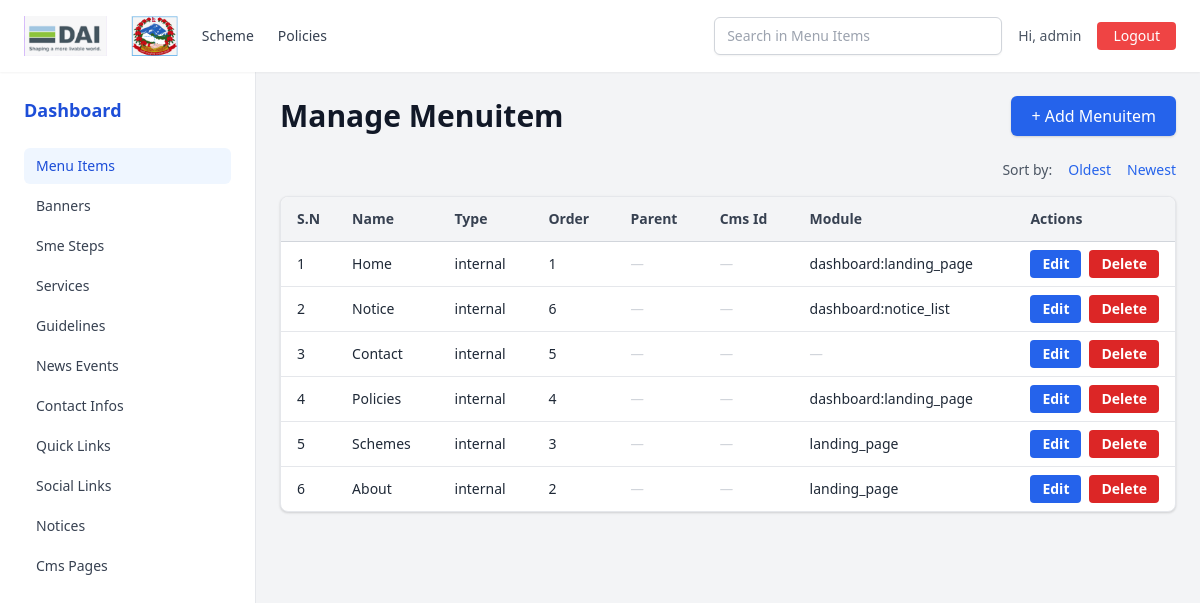
The page /dashboard/menuitem/ (signed in) on the database its author committed.
### dashboard/models.py (models this page shows, shortened)
class MenuItem(models.Model):
    name = models.CharField(max_length=100)
    type = models.CharField(max_length=10, choices=MENU_TYPE_CHOICES, default='internal')
    order = models.PositiveIntegerField(default=0)
    parent = models.ForeignKey('self', on_delete=models.CASCADE, null=True, blank=True, related_name='children')
    cms_id = models.ForeignKey('CMSPage', on_delete=models.SET_NULL, null=True, blank=True)
    module = models.CharField(max_length=100, blank=True, null=True, help_text="Named URL for internal pages")
    class Meta:
        ordering = ['order']
        verbose_name = "Menu Item"
        verbose_name_plural = "Menu Items"

### dashboard/views.py (the view)
# urls.py: path('dashboard/<str:model_name>/', login_required(views.model_list), name='model_list'),
@login_required
def model_list(request, model_name):
    model_info = get_all_models().get(model_name)
    if not model_info:
        return redirect('dashboard:dashboard_home')
    model = model_info['model']  # <-- extract the model class here
    search_query = request.GET.get('q', '')
    order_by = request.GET.get('order_by', '-id')
    queryset = model.objects.all().order_by(order_by)
    if search_query:
        fields = [f.name for f in model._meta.fields if f.get_internal_type() in ['CharField', 'TextField']]
        queries = Q()
        for field in fields:
            queries |= Q(**{f"{field}__icontains": search_query})
        queryset = queryset.filter(queries)
    paginator = Paginator(queryset, 10)
    page = request.GET.get('page')
    page_obj = paginator.get_page(page)
    all_fields = [f.name for f in model._meta.fields]
    has_is_active = 'is_active' in all_fields
    fields = [f for f in all_fields if f not in ('id', 'is_active', 'created_at', 'updated_at')]
    return render(request, 'adminDashboard/model_list.html', {
        'model': model,
        'objects': page_obj,
        'model_name': model_name,
        'current_model_name': model_name,
        'fields': fields,
        'has_is_active': has_is_active,
        'search_query': search_query,
        'verbose_name': model_info['verbose_name'],  # optionally pass for template
        'verbose_name_plural': model_info['verbose_name_plural'],  # optionally pass for template
    })

### dashboard/context_processors.py (called while the page is built)
def global_context(request):
    menu_items = MenuItem.objects.filter(parent=None).prefetch_related('children').order_by('order')
    quick_links = Quicklinks.objects.all()
    contact_infos = ContactInfo.objects.all()
    social_links = SocialLinks.objects.all()
    raw_models = get_all_models()
    models = {
        name: {
            'class': model_info['model'],
            'verbose_name': model_info['verbose_name_plural'].replace('_', ' ').title()
        }
        for name, model_info in raw_models.items()
    }
    return {
        'menu_items': menu_items,
        'quick_links': quick_links,
        'contact_infos': contact_infos,
        'social_links': social_links,
        'models': models,
    }

### dashboard/templatetags/dashboard_tags.py (called while the page is built)
@register.filter
def get_attr(obj, attr_name):
    return getattr(obj, attr_name, '')

@register.filter
def get_item(dictionary, key):
    return dictionary.get(key)

@register.filter
def snake_to_title(value):
    if not isinstance(value, str):
        return value
    value = value.replace('_', ' ')
    value = re.sub(r'(?<=[a-z])(?=[A-Z])', ' ', value)
    return value.title()

### dashboard/utils.py (called while the page is built)
def get_all_models(app_labels=['dashboard']):
    all_models = {}
    for label in app_labels:
        app_models = apps.get_app_config(label).get_models()
        for model in app_models:
            all_models[model.__name__.lower()] = {
                'model': model,
                'verbose_name': model._meta.verbose_name.title(),  # or capfirst
                'verbose_name_plural': model._meta.verbose_name_plural.title(),
            }
    return all_models

### dashboard/templates/adminDashboard/model_list.html (shortened to what this page needs)
{% extends "adminDashboard/baseadmin.html" %}
{% load dashboard_tags %}
{% load static %}
{% block content %}
<div class="flex items-center justify-between mb-6">
  <h1 class="text-3xl font-extrabold text-gray-900">Manage {{ model_name|snake_to_title }}</h1>
  <a href="{% url 'dashboard:model_add' model_name=model_name %}"
     class="inline-block px-5 py-2 bg-blue-600 text-white rounded-md shadow hover:bg-blue-700 transition">
    + Add {{ model_name|snake_to_title }}
  </a>
</div>
<div class="mb-4 flex justify-end space-x-4 text-sm text-gray-600">
  <span>Sort by:</span>
  <a href="?order_by=id" class="text-blue-600 hover:underline">Oldest</a>
  <a href="?order_by=-id" class="text-blue-600 hover:underline">Newest</a>
</div>
<div class="overflow-x-auto bg-white rounded-lg shadow border border-gray-200">
  <table class="min-w-full table-auto border-collapse text-gray-800">
    <thead>
      <tr class="bg-gray-100 text-left text-sm font-semibold text-gray-700 select-none">
        <th class="border-b border-gray-300 px-4 py-3 w-12">S.N</th>
        {% for field in fields %}
          <th class="border-b border-gray-300 px-4 py-3 capitalize whitespace-nowrap">{{ field|snake_to_title }}</th>
        {% endfor %}
        <th class="border-b border-gray-300 px-4 py-3 w-36">Actions</th>
      </tr>
    </thead>
    <tbody class="text-sm">
      {% for obj in objects %}
      <tr class="hover:bg-blue-50 cursor-pointer">
        <td class="border-t border-gray-200 px-4 py-2 font-medium">{{ forloop.counter0|add:objects.start_index }}</td>
        {% for field in fields %}
          {% with value=obj|get_attr:field %}
            <td class="border-t border-gray-200 px-4 py-2 max-w-xs truncate" title="{% if value %}{% if field == 'content' %}{{ value|striptags }}{% else %}{{ value }}{% endif %}{% endif %}">
              {% if value %}
                {% if value.url %}
                  {% if value|is_image_extension %}
                    <img src="{{ value.url }}" alt="{{ obj }}" class="inline-block h-8 w-8 rounded object-cover shadow" />
                  {% elif value|file_extension == ".pdf" %}
                    <a href="{{ value.url }}" target="_blank" class="text-blue-600 underline hover:text-blue-800">
                      📄 PDF Preview
                    </a>
                  {% else %}
                    <a href="{{ value.url }}" target="_blank" class="text-blue-600 underline hover:text-blue-800">
                      File
                    </a>
                  {% endif %}
                {% else %}
                  {% if field == 'content' %}
                    {{ value|striptags|truncatechars:70 }}
                  {% else %}
                    {% if value|stringformat:"s"|length > 70 %}
                      {{ value|stringformat:"s"|truncatechars:70 }}
                    {% else %}
                      {{ value }}
                    {% endif %}
                  {% endif %}
                {% endif %}
              {% else %}
                <span class="text-gray-300 italic">—</span>
              {% endif %}
            </td>
          {% endwith %}
        {% endfor %}
        <td class="border-t border-gray-200 px-4 py-2">
          <div class="flex space-x-2">
            <a href="{% url 'dashboard:model_edit' model_name=model_name pk=obj.pk %}"
               class="px-3 py-1 bg-blue-600 text-white rounded hover:bg-blue-700 transition text-sm font-semibold">
               Edit
            </a>
            <button
               class="deleteBtn px-3 py-1 bg-red-600 text-white rounded hover:bg-red-700 transition text-sm font-semibold"
               data-id="{{ obj.pk }}"
               data-name="{{ obj|get_attr:'name' }}"
               data-delete-url="{% url 'dashboard:model_delete' model_name=model_name pk=obj.pk %}"
               data-children-count="{{ obj.children.count|default:'0' }}">
               Delete
             </button>
          </div>
        </td>
      </tr>
      {% empty %}
      <tr>
        <td colspan="{{ fields|length|add:has_is_active|add:'2' }}" class="text-center px-6 py-4 text-gray-500">
          No {{ model_name|snake_to_title }} entries found.
        </td>
      </tr>
      {% endfor %}
    </tbody>
  </table>
</div>
{% endblock %}

### dashboard/templates/adminDashboard/baseadmin.html (shortened to what this page needs)
{% load static %}
{% load dashboard_tags %}
<!DOCTYPE html>
<html lang="en">
<head>
  <link href="https://cdn.jsdelivr.net/npm/tailwindcss@2.2.19/dist/tailwind.min.css" rel="stylesheet">
</head>
<body class="antialiased bg-gray-100 font-satoshi">
  <header class="bg-white shadow-sm w-full z-10 sticky top-0">
    <div class="w-full px-6 py-4 flex items-center justify-between">
      <div class="flex items-center space-x-6">
        <img src="{% static 'images/logos/main_logo.png' %}" alt="Logo 1" class="h-10">
        <img src="{% static 'images/logos/secondary_logo.png' %}" alt="Logo 2" class="h-10">
        <nav class="flex space-x-6 ml-6">
          <a href="#" class="text-sm text-gray-700 hover:text-blue-600 font-medium">Scheme</a>
          <a href="#" class="text-sm text-gray-700 hover:text-blue-600 font-medium">Policies</a>
        </nav>
      </div>
      <div class="flex items-center space-x-4">
        {% if current_model_name %}
          {% with models|get_item:current_model_name as current_model %}
            <form method="get" action="#" class="relative w-72">
              <input type="text" name="q" placeholder="Search in {{ current_model.verbose_name|default:'Application' }}"
                     class="w-full border border-gray-300 rounded-md px-3 py-2 text-sm
                            focus:ring focus:ring-blue-200 focus:outline-none
                            focus:border-blue-500 shadow-sm">
            </form>
          {% endwith %}
        {% endif %}
        {% if request.user.is_authenticated %}
          <p class="text-sm text-gray-600 mr-4">Hi, {{ request.user.username }}</p>
          <form method="post" action="{% url 'dashboard:logout' %}">
            <button type="submit"
                    class="px-4 py-1 bg-red-500 text-white rounded hover:bg-red-600 text-sm">
              Logout
            </button>
          </form>
        {% endif %}
      </div>
    </div>
  </header>
  <div class="flex">
    <aside class="w-64 bg-white h-screen p-6 border-r">
      <a href="{% url 'dashboard:dashboard_home' %}"
         class="text-lg font-semibold mb-6 block text-blue-700 hover:underline">
        Dashboard
      </a>
      <nav class="space-y-1">
        {% for name, info in models.items %}
          <a href="{% url 'dashboard:model_list' name %}"
             class="block px-3 py-2 rounded-md text-sm capitalize
                    {% if name == current_model_name %}
                      bg-blue-50 text-blue-700 font-medium
                    {% else %}
                      text-gray-700 hover:bg-gray-100 hover:text-blue-600
                    {% endif %}">
            {{ info.verbose_name|default:name }}
          </a>
        {% empty %}
          <p class="text-sm text-gray-500">No models found</p>
        {% endfor %}
      </nav>
    </aside>
    <main class="flex-1 p-6 overflow-y-auto">
      {% block content %}
      {% endblock %}
    </main>
  </div>
</body>
</html>

### rows shown on the page
MenuItem: fields "Home" "internal" "1" "dashboard:landing_page"
MenuItem: fields "Notice" "internal" "6" "dashboard:notice_list"
MenuItem: fields "Contact" "internal" "5"
MenuItem: fields "Policies" "internal" "4" "dashboard:landing_page"
MenuItem: fields "Schemes" "internal" "3" "landing_page"
MenuItem: fields "About" "internal" "2" "landing_page"

### other values the page prints
{{ request.user.username }} "admin"
{{ info.verbose_name|default:name }} "Menu Items" "Banners" "Sme Steps" "Services" "Guidelines" "News Events" "Contact Infos" "Quick Links" "Social Links" "Notices" "Cms Pages"
{{ model_name|snake_to_title }} "Menuitem"
{{ field|snake_to_title }} "Name" "Type" "Order" "Parent" "Cms Id" "Module"
